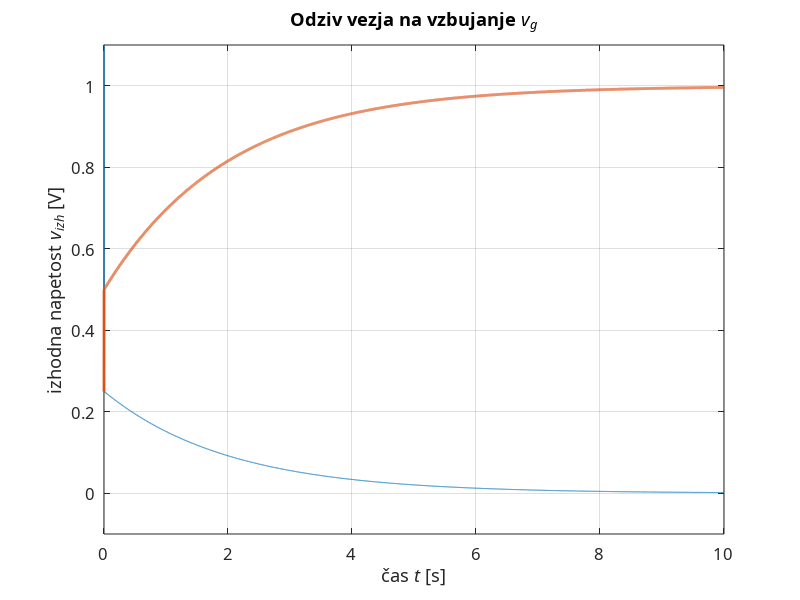

Write the MATLAB code that produced this figure.
clear all; close all;
tz=0; tk=10; dt=0.001; t=tz:dt:tk; %časovni vektor
t_uz=0:dt:2*dt; t_un=2*dt+dt:dt:tk;
t_u = [t_uz t_un];
u_t = [t_uz/(2*dt) ones(size(t_un))]; %generiranje stopnice
du_t = diff(u_t) ./ diff(t_u);
du_t = [du_t 0]; %generiranje pulza
R1 = 1; R2 = 1; L = 1;
a1 = (L+R2*L)/(R2); a0 = 1; b1 = 1/L; b0 = 1;

hv = 1/a1*exp((-a0/a1)*t).*u_t;
dhv = 1/a1*(-a0/a1)*exp((-a0/a1)*t)+1/a1*du_t;
h=b1*dhv+b0*hv;
vg1 = ones(size(t));
y1 = dt * conv(h, vg1);
plot(t, h, t, y1(1:((tk-tz)/dt+1)), 'LineWidth', 2);
axis([tz tk -0.1 1.1]); grid on;
set(gca, 'FontName', 'Times New Roman CE', 'FontSize', 12);
xlabel('čas {\itt} [s]');
ylabel('izhodna napetost {\itv_{izh}} [V]');
title('Odziv vezja na vzbujanje {\itv_{g}}'); 
